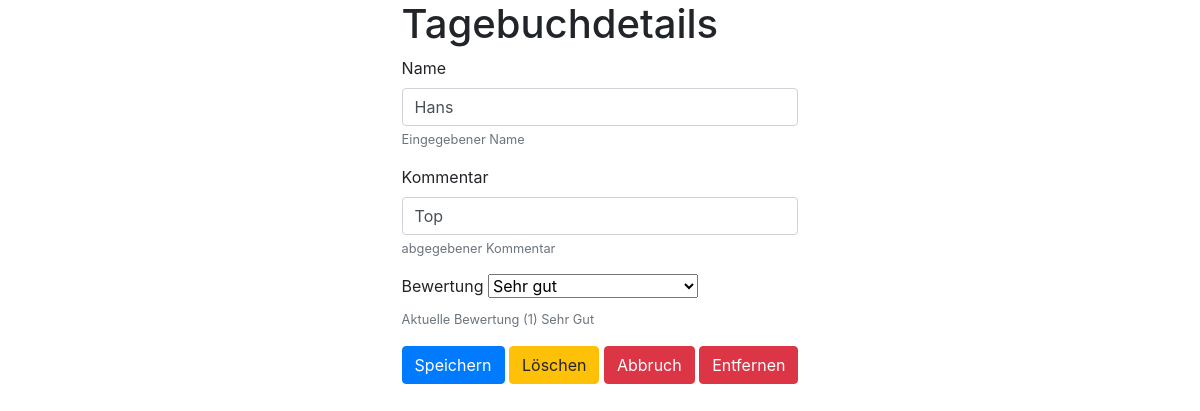
Screenshot of /tagebuchdetail/9 with the database file from the repository.
### app1/models.py (models this page shows, shortened)
class Tagebuch(models.Model):
    name = models.CharField(max_length=50)
    zeitpunkt = models.DateTimeField(auto_now=False, auto_now_add=True)
    kommentar = models.TextField()
    bewertung = models.ForeignKey(Bewertung, on_delete=models.CASCADE)
    class Meta:
        verbose_name_plural = "Tagebuch"

class Bewertung(models.Model):
    slug = models.CharField(max_length=20, unique=True)
    beschreibung = models.CharField(max_length=50)
    wert = models.IntegerField()
    def __str__(self):
        return "("+str(self.wert)+") "+self.slug
    class Meta:
        verbose_name_plural = "Bewertung"

### app1/views.py (the view, shortened to what this page needs)
# urls.py: path('tagebuchdetail/<int:comment_id>', views.tgbDetail, name='tgbdetails'),
def tgbDetail(request, comment_id):
    ds = Tagebuch.objects.get(id = comment_id)
    tabelleBewertung = Bewertung.objects.all().order_by("wert")
    if request.method == "GET":
        template = 'app1/tgbdetail.html'
        return render(request, template, {'ds':ds,'tabbew': tabelleBewertung})

### app1/templates/app1/tgbdetail.html (shortened to what this page needs)
{% extends 'app1/base.html' %}
{% block h1 %}
Tagebuchdetails
{% endblock h1 %}
{% block content %}
<form method="POST" action="">
  <div class="form-group">
    <label for="tgbName">Name</label>
    <input type="text" class="form-control" id="tgbName" aria-describedby="nameHelp" name="tgbname" value="{{ds.name}}">
    <small id="nameHelp" class="form-text text-muted">Eingegebener Name</small>
  </div>
  <div class="form-group">
    <label for="tbgKommentar">Kommentar</label>
    <input type="text" class="form-control" id="tbgKommentar" aria-describedby="kommentarHelp" name="tgbkommentar" value="{{ds.kommentar}}">
    <small id="kommentarHelp" class="form-text text-muted">abgegebener Kommentar</small>
  </div>
  <div class="form-group">
    <label for="tbgBewertung">Bewertung</label>
    <select name="tgbbewertung" id="tgbBewertung">
        {% for zeile in tabbew %}
        <option value="{{zeile.slug}}">{{zeile.beschreibung}}</option>
        {% endfor %}
    </select>
    <small id="BewertungHelp" class="form-text text-muted">Aktuelle Bewertung {{ds.bewertung}}</small>
  </div>
  <button type="submit" class="btn btn-primary" name ="button" value="save">Speichern</button>
  <button type="submit" class="btn btn-warning" name="button" value="delete">Löschen</button>
  <button type="submit" class="btn btn-danger" name="button"value="cancel">Abbruch</button>
  <button type="submit" class="btn btn-danger" name="button"value="clear">Entfernen</button>
</form>
{% endblock content %}

### rows the page displays
Tagebuch: tgbname "Hans", tgbkommentar "Top", bewertung "(1) Sehr Gut"

### other values shown
form field tgbbewertung "Sehr gut"
